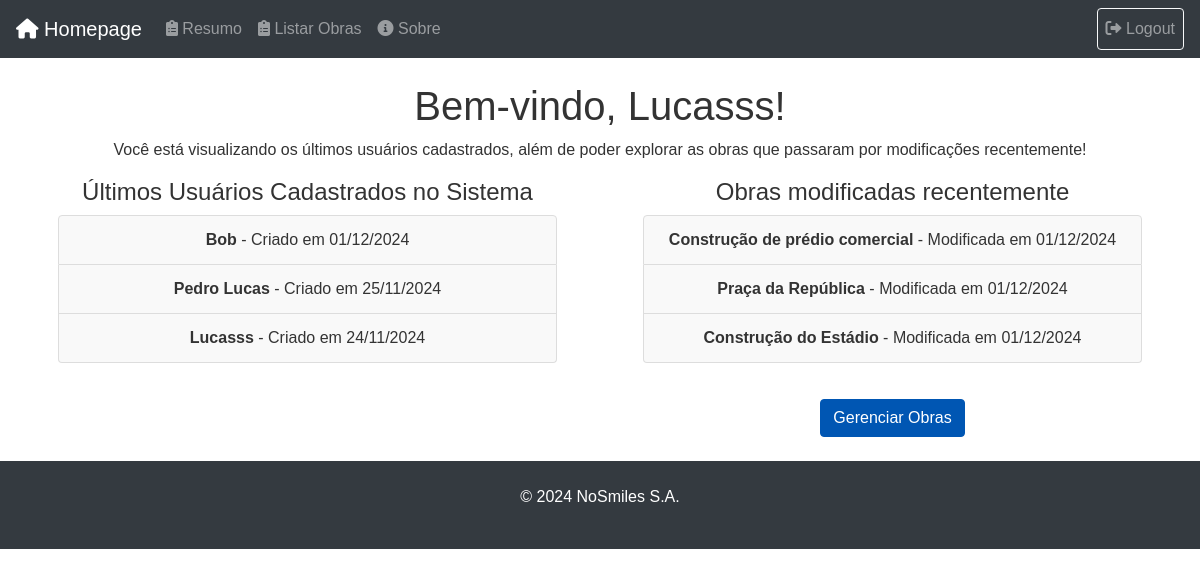
Page /resumo/ (signed in) on the committed database.
### obras/models.py (models this page shows, shortened)
class Obra(models.Model):
    nome = models.CharField(max_length=200)
    engenheiro_responsavel = models.ForeignKey(engineerModel, on_delete=models.CASCADE, related_name="obras")
    ativo = models.BooleanField(default=True)
    cep = models.CharField(max_length=9)
    logradouro = models.CharField(max_length=200)
    numero = models.CharField(max_length=50)
    bairro = models.CharField(max_length=100)
    municipio = models.CharField(max_length=100)
    estado = models.CharField(max_length=50)
    complemento = models.CharField(max_length=200, null=True, blank=True)
    observacoes = models.TextField(null=True, blank=True)
    data_criacao = models.DateTimeField(auto_now_add=True)
    data_modificacao = models.DateTimeField(auto_now=True)

### home/views.py (the view)
# urls.py: path('resumo/',views.resumo_view,name = 'home_resumo'),
def resumo_view(request):
    ultimos_usuarios = User.objects.order_by('-date_joined')[:3]
    ultimas_obras = Obra.objects.order_by('-data_modificacao')[:3]
    return render(request, 'home/resumo.html', {
        'ultimos_usuarios': ultimos_usuarios,
        'ultimas_obras': ultimas_obras,
    })

### home/templates/home/resumo.html (shortened to what this page needs)
{% extends 'base.html' %}
{% block content %}
<div class="container text-center">
    <h1>Bem-vindo, {{ user.username }}!</h1>
    <p>Você está visualizando os últimos usuários cadastrados, além de poder explorar as obras que passaram por modificações recentemente!</p>
    <div class="row">
        <div class="col-md-6">
            <h4>Últimos Usuários Cadastrados no Sistema</h4>
            <ul class="list-group">
                {% for usuario in ultimos_usuarios %}
                    <li class="list-group-item">
                        <strong>{{ usuario.username }}</strong> - Criado em {{ usuario.date_joined|date:"d/m/Y" }}
                    </li>
                {% endfor %}
            </ul>
        </div>
        <div class="col-md-6">
            <h4>Obras modificadas recentemente</h4>
            <ul class="list-group">
                {% for obra in ultimas_obras %}
                    <li class="list-group-item">
                        <strong>{{ obra.nome }}</strong> - Modificada em {{ obra.data_modificacao|date:"d/m/Y" }}
                    </li>
                {% endfor %}
            </ul>
            <a href="{% url 'obras:listar_obras' %}" class="btn btn-primary mt-3">Gerenciar Obras</a>
        </div>
    </div>
</div>
{% endblock %}

### static/css/style.css (style rules this page uses)
body { font-family: 'Arial', sans-serif; color: #333; }
.container { max-width: 1200px; }
.btn-primary { background-color: #007bff; border-color: #007bff; }
.list-group { max-width: 90%; margin: auto; margin-bottom: 20px; }
.list-group-item { background-color: #f9f9f9; border: 1px solid #ddd; }
.btn-primary { background-color: #0056b3; border-color: #0056b3; }

### rows in the picture
Obra: nome "Construção de prédio comercial", data_modificacao "01/12/2024"
Obra: nome "Praça da República", data_modificacao "01/12/2024"
Obra: nome "Construção do Estádio", data_modificacao "01/12/2024"

### other values in the picture
{{ user.username }} "Lucasss"
{{ usuario.username }} "Bob"
{{ usuario.date_joined|date:"d/m/Y" }} "01/12/2024"
{{ usuario.username }} "Pedro Lucas"
{{ usuario.date_joined|date:"d/m/Y" }} "25/11/2024"
{{ usuario.username }} "Lucasss"
{{ usuario.date_joined|date:"d/m/Y" }} "24/11/2024"
